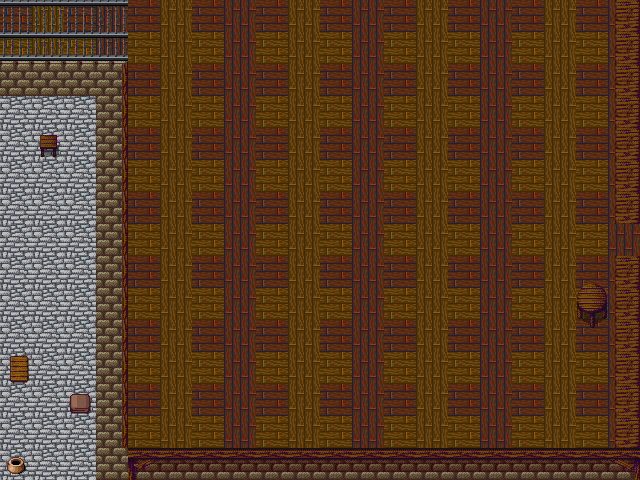

Rendered tile map (Tiled .tmx) drawn with the repository's tilesets; below, a short description and the map source with its tile grids summarised:
An orthogonal 20x15 tile map with 32x32 px tiles, 3 tile layers (base, base, top) and 6 objects.

<map version="1.0" orientation="orthogonal" width="20" height="15" tilewidth="32" tileheight="32">
 <tileset firstgid="1" name="tileset" tilewidth="32" tileheight="32">
  <image source="../tileset.png" />
 </tileset>
 <layer name="base" width="20" height="15">
  <data>[300 cells, 300 non-empty, 7 distinct tile ids]</data>
 </layer>
 <layer name="base" width="20" height="15">
  <data>[300 cells, 35 non-empty, 11 distinct tile ids]</data>
 </layer>
 <layer name="top" width="20" height="15">
  <data>[300 cells, 21 non-empty, 4 distinct tile ids]</data>
 </layer>
 <objectgroup name="collision" width="20" height="15">
  <object name="" x="0" y="64" width="128" height="32" />
  <object name="" x="96" y="96" width="32" height="384" />
  <object name="" x="128" y="448" width="512" height="32" />
  <object name="" x="608" y="0" width="32" height="224" />
  <object name="" x="608" y="256" width="32" height="192" />
  <object name="" x="576" y="288" width="32" height="32" />
 </objectgroup>
</map>
